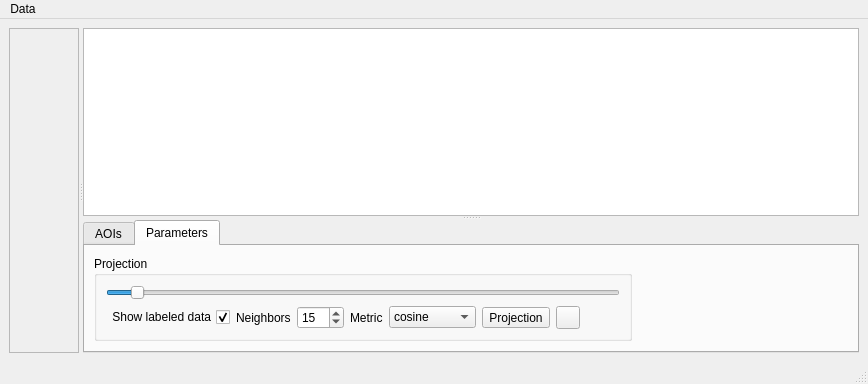
<?xml version="1.0" encoding="UTF-8"?>
<ui version="4.0">
 <class>MainWindow</class>
 <widget class="QMainWindow" name="MainWindow">
  <property name="geometry">
   <rect>
    <x>0</x>
    <y>0</y>
    <width>868</width>
    <height>384</height>
   </rect>
  </property>
  <property name="sizePolicy">
   <sizepolicy hsizetype="Preferred" vsizetype="Minimum">
    <horstretch>0</horstretch>
    <verstretch>0</verstretch>
   </sizepolicy>
  </property>
  <property name="windowTitle">
   <string>MainWindow</string>
  </property>
  <widget class="QWidget" name="centralwidget">
   <layout class="QVBoxLayout" name="verticalLayout_2">
    <item>
     <widget class="QSplitter" name="splitter_2">
      <property name="orientation">
       <enum>Qt::Horizontal</enum>
      </property>
      <widget class="QScrollArea" name="scrollArea">
       <property name="sizeAdjustPolicy">
        <enum>QAbstractScrollArea::AdjustToContents</enum>
       </property>
       <property name="widgetResizable">
        <bool>true</bool>
       </property>
       <widget class="QWidget" name="scrollAreaWidgetContents">
        <property name="geometry">
         <rect>
          <x>0</x>
          <y>0</y>
          <width>69</width>
          <height>323</height>
         </rect>
        </property>
       </widget>
      </widget>
      <widget class="QSplitter" name="splitter">
       <property name="sizePolicy">
        <sizepolicy hsizetype="Preferred" vsizetype="Preferred">
         <horstretch>0</horstretch>
         <verstretch>0</verstretch>
        </sizepolicy>
       </property>
       <property name="orientation">
        <enum>Qt::Vertical</enum>
       </property>
       <widget class="ItemViewer" name="itemViewer">
        <property name="sizePolicy">
         <sizepolicy hsizetype="Expanding" vsizetype="Maximum">
          <horstretch>0</horstretch>
          <verstretch>0</verstretch>
         </sizepolicy>
        </property>
       </widget>
       <widget class="QTabWidget" name="tabWidget">
        <property name="sizePolicy">
         <sizepolicy hsizetype="Minimum" vsizetype="Fixed">
          <horstretch>0</horstretch>
          <verstretch>0</verstretch>
         </sizepolicy>
        </property>
        <property name="minimumSize">
         <size>
          <width>0</width>
          <height>0</height>
         </size>
        </property>
        <property name="currentIndex">
         <number>1</number>
        </property>
        <widget class="QWidget" name="tab">
         <attribute name="title">
          <string>AOIs</string>
         </attribute>
         <layout class="QVBoxLayout" name="verticalLayout_4">
          <item>
           <layout class="QHBoxLayout" name="horizontalLayout_2">
            <item>
             <layout class="QVBoxLayout" name="verticalLayout_3">
              <item>
               <spacer name="verticalSpacer_2">
                <property name="orientation">
                 <enum>Qt::Vertical</enum>
                </property>
                <property name="sizeType">
                 <enum>QSizePolicy::Minimum</enum>
                </property>
                <property name="sizeHint" stdset="0">
                 <size>
                  <width>20</width>
                  <height>10</height>
                 </size>
                </property>
               </spacer>
              </item>
              <item>
               <widget class="QToolButton" name="buttonAdd">
                <property name="maximumSize">
                 <size>
                  <width>25</width>
                  <height>25</height>
                 </size>
                </property>
                <property name="text">
                 <string>+</string>
                </property>
               </widget>
              </item>
              <item>
               <widget class="QToolButton" name="buttonRemove">
                <property name="maximumSize">
                 <size>
                  <width>25</width>
                  <height>25</height>
                 </size>
                </property>
                <property name="text">
                 <string>-</string>
                </property>
               </widget>
              </item>
              <item>
               <spacer name="verticalSpacer">
                <property name="orientation">
                 <enum>Qt::Vertical</enum>
                </property>
                <property name="sizeType">
                 <enum>QSizePolicy::Minimum</enum>
                </property>
                <property name="sizeHint" stdset="0">
                 <size>
                  <width>20</width>
                  <height>10</height>
                 </size>
                </property>
               </spacer>
              </item>
             </layout>
            </item>
            <item>
             <widget class="QListWidget" name="listLabels">
              <property name="sizePolicy">
               <sizepolicy hsizetype="Expanding" vsizetype="Minimum">
                <horstretch>0</horstretch>
                <verstretch>0</verstretch>
               </sizepolicy>
              </property>
              <property name="minimumSize">
               <size>
                <width>0</width>
                <height>0</height>
               </size>
              </property>
              <property name="maximumSize">
               <size>
                <width>16777215</width>
                <height>80</height>
               </size>
              </property>
              <property name="dragDropMode">
               <enum>QAbstractItemView::DragDrop</enum>
              </property>
              <property name="defaultDropAction">
               <enum>Qt::IgnoreAction</enum>
              </property>
              <property name="textElideMode">
               <enum>Qt::ElideRight</enum>
              </property>
              <property name="flow">
               <enum>QListView::LeftToRight</enum>
              </property>
              <property name="resizeMode">
               <enum>QListView::Adjust</enum>
              </property>
              <property name="viewMode">
               <enum>QListView::IconMode</enum>
              </property>
             </widget>
            </item>
           </layout>
          </item>
         </layout>
        </widget>
        <widget class="QWidget" name="tab_2">
         <attribute name="title">
          <string>Parameters</string>
         </attribute>
         <layout class="QHBoxLayout" name="horizontalLayout">
          <item>
           <widget class="QGroupBox" name="groupBox">
            <property name="sizePolicy">
             <sizepolicy hsizetype="Preferred" vsizetype="Maximum">
              <horstretch>0</horstretch>
              <verstretch>0</verstretch>
             </sizepolicy>
            </property>
            <property name="title">
             <string>Projection</string>
            </property>
            <layout class="QVBoxLayout" name="verticalLayout_5">
             <item>
              <widget class="QSlider" name="sliderScale">
               <property name="minimum">
                <number>1</number>
               </property>
               <property name="maximum">
                <number>1000</number>
               </property>
               <property name="singleStep">
                <number>10</number>
               </property>
               <property name="value">
                <number>50</number>
               </property>
               <property name="orientation">
                <enum>Qt::Horizontal</enum>
               </property>
              </widget>
             </item>
             <item>
              <layout class="QHBoxLayout" name="horizontalLayout_3">
               <item>
                <widget class="QCheckBox" name="checkShowLabeled">
                 <property name="layoutDirection">
                  <enum>Qt::RightToLeft</enum>
                 </property>
                 <property name="text">
                  <string>Show labeled data</string>
                 </property>
                 <property name="checked">
                  <bool>true</bool>
                 </property>
                </widget>
               </item>
               <item>
                <widget class="QLabel" name="label">
                 <property name="text">
                  <string>Neighbors</string>
                 </property>
                </widget>
               </item>
               <item>
                <widget class="QSpinBox" name="spinNeighbors">
                 <property name="minimum">
                  <number>1</number>
                 </property>
                 <property name="maximum">
                  <number>100</number>
                 </property>
                 <property name="value">
                  <number>15</number>
                 </property>
                 <property name="displayIntegerBase">
                  <number>10</number>
                 </property>
                </widget>
               </item>
               <item>
                <widget class="QLabel" name="label_2">
                 <property name="text">
                  <string>Metric</string>
                 </property>
                </widget>
               </item>
               <item>
                <widget class="QComboBox" name="comboMetric">
                 <item>
                  <property name="text">
                   <string>cosine</string>
                  </property>
                 </item>
                 <item>
                  <property name="text">
                   <string>euclidean</string>
                  </property>
                 </item>
                 <item>
                  <property name="text">
                   <string>manhattan</string>
                  </property>
                 </item>
                 <item>
                  <property name="text">
                   <string>correlation</string>
                  </property>
                 </item>
                </widget>
               </item>
               <item>
                <widget class="QToolButton" name="buttonProjection">
                 <property name="text">
                  <string>Projection</string>
                 </property>
                </widget>
               </item>
               <item>
                <widget class="QToolButton" name="buttonScreenshot">
                 <property name="text">
                  <string/>
                 </property>
                </widget>
               </item>
               <item>
                <spacer name="horizontalSpacer_2">
                 <property name="orientation">
                  <enum>Qt::Horizontal</enum>
                 </property>
                 <property name="sizeType">
                  <enum>QSizePolicy::Expanding</enum>
                 </property>
                 <property name="sizeHint" stdset="0">
                  <size>
                   <width>40</width>
                   <height>20</height>
                  </size>
                 </property>
                </spacer>
               </item>
              </layout>
             </item>
            </layout>
           </widget>
          </item>
          <item>
           <spacer name="horizontalSpacer">
            <property name="orientation">
             <enum>Qt::Horizontal</enum>
            </property>
            <property name="sizeHint" stdset="0">
             <size>
              <width>40</width>
              <height>20</height>
             </size>
            </property>
           </spacer>
          </item>
         </layout>
        </widget>
       </widget>
      </widget>
     </widget>
    </item>
   </layout>
  </widget>
  <widget class="QMenuBar" name="menubar">
   <property name="geometry">
    <rect>
     <x>0</x>
     <y>0</y>
     <width>868</width>
     <height>21</height>
    </rect>
   </property>
   <widget class="QMenu" name="menuLoad_Data">
    <property name="title">
     <string>Data</string>
    </property>
    <addaction name="actionopen"/>
    <addaction name="actionSave_Annotation"/>
   </widget>
   <addaction name="menuLoad_Data"/>
  </widget>
  <widget class="QStatusBar" name="statusbar"/>
  <action name="actionopen">
   <property name="text">
    <string>Open File</string>
   </property>
  </action>
  <action name="actionSave_Annotation">
   <property name="text">
    <string>Save Annotation</string>
   </property>
  </action>
 </widget>
 <customwidgets>
  <customwidget>
   <class>ItemViewer</class>
   <extends>QGraphicsView</extends>
   <header>UI.ItemViewer</header>
  </customwidget>
 </customwidgets>
 <resources/>
 <connections/>
</ui>
